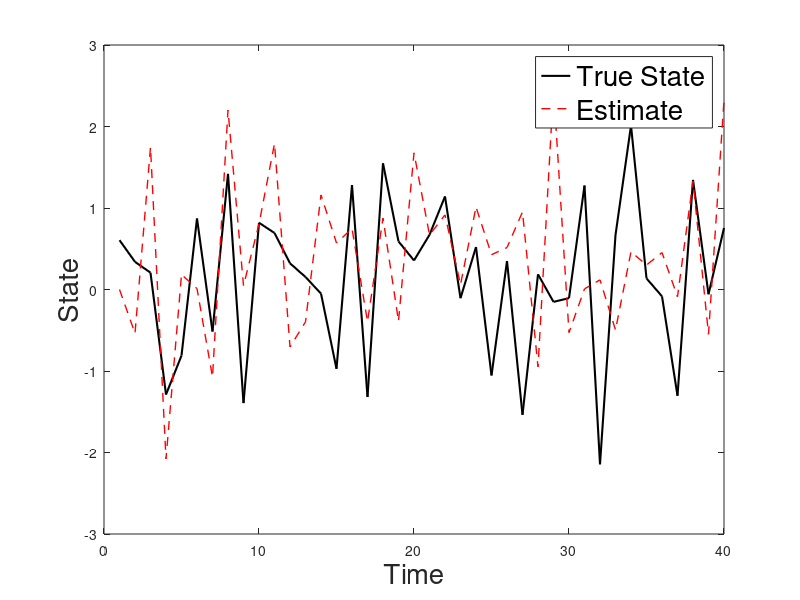

Reproduce this figure in MATLAB.
clear all
close all
clc

% TWO STAGE PARTICLE FILTER__________________________________________
% SSM:
% x(t) = C*g( x(t-1) ) + Gaussian noise
% y(t) = H*exp( x(t)/2 ) + Gaussian noise


% Create data
% Time series length
T = 40;

% State dimension
dx = 40;
dy = 20;
dk = 2;

% State, Observation, and Proposal noise
var_x = 1;
var_y = 0.1;
var = 1;

% State and observation coeff
C = unifrnd(-0.1, 0.1, dx,dx);
H = unifrnd(-2, 2, dy, dx);

for j = 1:dx
    idx = setdiff(datasample(1:dx, round(0.3*dx)), j);
    C(j,idx) = 0;
end

for j=1:dy
    idx = setdiff(datasample(1:dx, round(0.1*dx)), j);
    H(j,idx) = 0;
end

% State transition and observation functions
g = @(x) 1./(1 + exp(-x));
%h = @(x) exp(-0.5*x);
h = @(x) x;

% Initialize arrays for true state x and observation y
x = zeros(dx, T);
y = zeros(dy, T);
x(:,1) = rand(dx,1);

% Time series data
for t = 2:T
    x(:,t) = C*g(x(:,t-1)) + mvnrnd(zeros(1,dx), var_x*eye(dx))';
    y(:,t) = H*h(x(:,t)) + mvnrnd(zeros(1,dy), var_y*eye(dy))';
end

% TPF settings
M = 500;
beta = 0.2;

% Initialize 
x_particles = rand(dx,M);
x_old = x_particles;
x_est = zeros(dx, T);

for t=2:T

    % FIRST STAGE
    % Propose iniital particles based on model transition
    for m = 1:M
        tr_mean(:,m) = C*g(x_old(:,m));
        x_particles(:,m) = mvnrnd(tr_mean(:,m), var_x*eye(dx))';
    end

    x_predicted = mean(x_particles,2);
    states_idx = 1:dx;

    % Modify proposal
    for j = 1:dy

        % Sample coupled particles
        if (length(states_idx) >= dk)
            % Compute topology weights
            rowH = abs(C(j,states_idx));
            wH = rowH./sum(rowH);
            % If all the left weights are 0s, sample uniformly
            if (sum(rowH) == 0)
                len = length(states_idx);
                k = datasample(states_idx, dk, 'Weights', ones(1,len)./len);
            else
                k = datasample(states_idx, dk, 'Weights',wH);
            end
        else
            k = states_idx;
        end



        for m = 1:M
            x_predicted(k) = x_particles(k,m);
            % Compute likelihood
            ln_p(m) = - 0.5*log(2*pi*var_y) - (0.5/var_y)*(y(j,t) - H(j,:)*h(x_predicted) ).^2;
        end       
        p = exp(ln_p - max(ln_p));

        % Find max
        if (length(find(p == max(p))) ~= 1)
            m_star(j) = datasample(1:M, 1);
        else
            m_star(j) = find(p == max(p));
        end

        % Form proposed mean from particles with ML
        x_predicted(k) = x_particles(k, m_star(j));
        states_idx = setdiff(states_idx, k);
    end   

    % SECOND STAGE
    % Propose new particles
    for m = 1:M
        % New mean
        new_mean = beta*x_predicted + (1 - beta)*tr_mean(:,m);
        new_var = beta^2*var_x + (1- beta)^2*var;
        x_particles(:,m) = mvnrnd(new_mean, new_var*eye(dx))';

        ln_l(m) = - 0.5*dx*log(2*pi*var_y) - (0.5/var_y)*sum( (y(:,t) - H*h(x_particles(:,m)) ).^2 ) ;
        ln_t(m) = - 0.5*dx*log(2*pi*var_x) - (0.5/var_x)*sum( (x_particles(:,m) - tr_mean(:,m) ).^2 ) ;
        ln_q(m) = - 0.5*dx*log(2*pi*new_var) - (0.5/new_var)*sum( (x_particles(:,m) - new_mean ).^2 ) ;  

        ln_w(m) = ln_l(m) + ln_t(m) - ln_q(m);
    end

    w = exp(ln_w - max(ln_w));
    w = w./sum(w);


    % Resample
    idx = datasample(1:M, M, 'Weights',w);

    % Set new particles
    x_particles = x_particles(:,idx);
    x_old = x_particles;
    x_est(:,t) = mean(x_particles,2);


end

mse = (sum(sum( (x_est - x).^2 ))/(dx*T))

% Plot trajectory of random state
j = datasample(1:dx, 1);
plot(x(j,:), 'k', 'LineWidth',1.5)
hold on
plot(x_est(j,:), 'r', 'LineStyle','--', 'LineWidth',1)
xlabel('Time', 'FontSize',20)
ylabel('State', 'FontSize',20)
legend('True State', 'Estimate', 'FontSize', 20)













